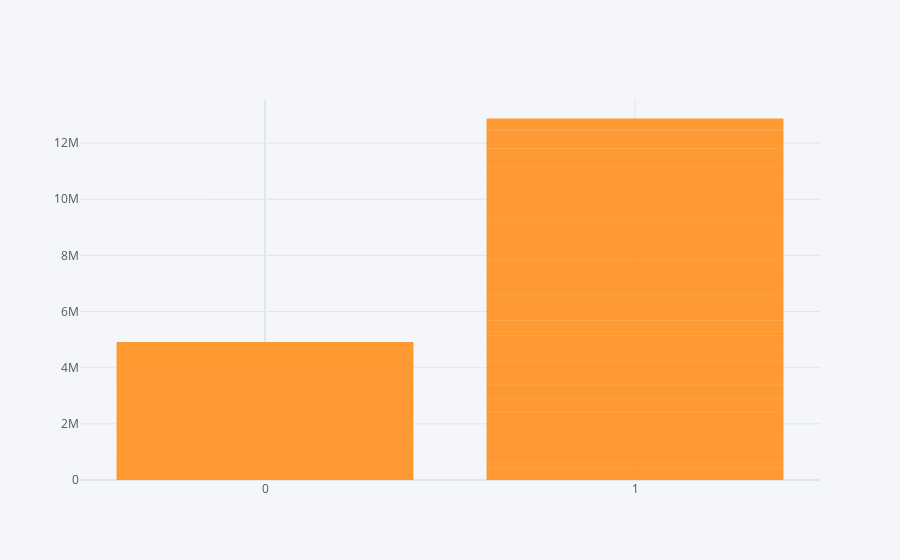

Notebook source saved alongside this figure:
### Code cell
data.iplot(kind='bar',x='insuranceclaim',y='charges',mode='markers')

### Figure 1 — Plotly figure (JSON) as saved in the notebook; plotly's stock layout.template omitted (floating-point values rounded to 4 significant figures; data arrays with more than 128 entries replaced by an {"elided": "..."} marker saying what was removed)
{"data": [{"marker": {"color": "rgba(255, 153, 51, 0.6)", "line": {"color": "rgba(255, 153, 51, 1.0)", "width": 1}}, "name": "charges", "orientation": "v", "text": "", "type": "bar", "x": {"elided": "1338 int values"}, "y": {"elided": "1338 float values"}}], "layout": {"legend": {"bgcolor": "#F5F6F9", "font": {"color": "#4D5663"}}, "paper_bgcolor": "#F5F6F9", "plot_bgcolor": "#F5F6F9", "title": {"font": {"color": "#4D5663"}}, "xaxis": {"gridcolor": "#E1E5ED", "showgrid": true, "tickfont": {"color": "#4D5663"}, "title": {"font": {"color": "#4D5663"}, "text": ""}, "zerolinecolor": "#E1E5ED"}, "yaxis": {"gridcolor": "#E1E5ED", "showgrid": true, "tickfont": {"color": "#4D5663"}, "title": {"font": {"color": "#4D5663"}, "text": ""}, "zerolinecolor": "#E1E5ED"}}}
